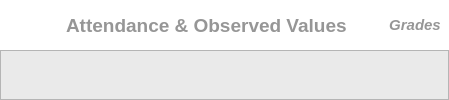
            <widget class="QWidget" name="attendPage">
             <layout class="QVBoxLayout" name="verticalLayout_4">
              <property name="spacing">
               <number>0</number>
              </property>
              <property name="leftMargin">
               <number>0</number>
              </property>
              <property name="topMargin">
               <number>0</number>
              </property>
              <property name="rightMargin">
               <number>0</number>
              </property>
              <property name="bottomMargin">
               <number>0</number>
              </property>
              <item>
               <widget class="QFrame" name="attendTitleFrame">
                <property name="maximumSize">
                 <size>
                  <width>16777215</width>
                  <height>60</height>
                 </size>
                </property>
                <property name="styleSheet">
                 <string notr="true">QFrame{
border: solid;
background-color: rgb(255, 255, 255);
}</string>
                </property>
                <property name="frameShape">
                 <enum>QFrame::NoFrame</enum>
                </property>
                <property name="frameShadow">
                 <enum>QFrame::Plain</enum>
                </property>
                <layout class="QHBoxLayout" name="horizontalLayout_9">
                 <property name="leftMargin">
                  <number>0</number>
                 </property>
                 <property name="topMargin">
                  <number>0</number>
                 </property>
                 <property name="rightMargin">
                  <number>8</number>
                 </property>
                 <property name="bottomMargin">
                  <number>0</number>
                 </property>
                 <item>
                  <widget class="QLabel" name="attIcon">
                   <property name="minimumSize">
                    <size>
                     <width>60</width>
                     <height>0</height>
                    </size>
                   </property>
                   <property name="maximumSize">
                    <size>
                     <width>60</width>
                     <height>16777215</height>
                    </size>
                   </property>
                   <property name="styleSheet">
                    <string notr="true">QLabel{
background-color: none;
border: none;
padding: 15px;
}</string>
                   </property>
                   <property name="text">
                    <string/>
                   </property>
                   <property name="pixmap">
                    <pixmap>../assets/attendance.png</pixmap>
                   </property>
                   <property name="scaledContents">
                    <bool>true</bool>
                   </property>
                   <property name="margin">
                    <number>0</number>
                   </property>
                  </widget>
                 </item>
                 <item>
                  <widget class="QLabel" name="attendLabel">
                   <property name="font">
                    <font>
                     <pointsize>14</pointsize>
                     <bold>true</bold>
                    </font>
                   </property>
                   <property name="styleSheet">
                    <string notr="true">QLabel{
border: none;
	color: rgb(150, 150, 150);
}</string>
                   </property>
                   <property name="text">
                    <string>Attendance &amp; Observed Values</string>
                   </property>
                  </widget>
                 </item>
                 <item>
                  <widget class="QPushButton" name="homeBtnAttend">
                   <property name="maximumSize">
                    <size>
                     <width>30</width>
                     <height>30</height>
                    </size>
                   </property>
                   <property name="font">
                    <font>
                     <pointsize>9</pointsize>
                     <italic>false</italic>
                     <bold>true</bold>
                    </font>
                   </property>
                   <property name="cursor">
                    <cursorShape>PointingHandCursor</cursorShape>
                   </property>
                   <property name="toolTip">
                    <string>Home Page</string>
                   </property>
                   <property name="styleSheet">
                    <string notr="true">QPushButton{
	border: none;
}

QPushButton:hover{
background-color: rgb(230, 230, 230);
border-radius: 15px;
}</string>
                   </property>
                   <property name="text">
                    <string/>
                   </property>
                   <property name="icon">
                    <iconset>
                     <normaloff>../assets/home_sm.png</normaloff>../assets/home_sm.png</iconset>
                   </property>
                   <property name="iconSize">
                    <size>
                     <width>20</width>
                     <height>20</height>
                    </size>
                   </property>
                  </widget>
                 </item>
                 <item>
                  <widget class="QPushButton" name="prevBtnAttend">
                   <property name="maximumSize">
                    <size>
                     <width>100</width>
                     <height>30</height>
                    </size>
                   </property>
                   <property name="font">
                    <font>
                     <pointsize>11</pointsize>
                     <italic>true</italic>
                     <bold>true</bold>
                    </font>
                   </property>
                   <property name="cursor">
                    <cursorShape>PointingHandCursor</cursorShape>
                   </property>
                   <property name="toolTip">
                    <string>Grades Page</string>
                   </property>
                   <property name="styleSheet">
                    <string notr="true">QPushButton{
	border: none;
	color: rgb(150, 150, 150);
}
QPushButton:hover{
	color: rgb(26, 194, 161);
}
</string>
                   </property>
                   <property name="text">
                    <string>Grades</string>
                   </property>
                   <property name="icon">
                    <iconset>
                     <normaloff>../assets/left.png</normaloff>../assets/left.png</iconset>
                   </property>
                  </widget>
                 </item>
                </layout>
               </widget>
              </item>
              <item>
               <widget class="QFrame" name="attendMainFrame">
                <property name="styleSheet">
                 <string notr="true">QFrame{
	background-color: rgb(234, 234, 234);
}</string>
                </property>
                <property name="frameShape">
                 <enum>QFrame::StyledPanel</enum>
                </property>
                <property name="frameShadow">
                 <enum>QFrame::Raised</enum>
                </property>
                <layout class="QVBoxLayout" name="attendMainLayout">
                 <property name="spacing">
                  <number>0</number>
                 </property>
                 <property name="leftMargin">
                  <number>0</number>
                 </property>
                 <property name="topMargin">
                  <number>0</number>
                 </property>
                 <property name="rightMargin">
                  <number>0</number>
                 </property>
                 <property name="bottomMargin">
                  <number>0</number>
                 </property>
                </layout>
               </widget>
              </item>
             </layout>
            </widget>
